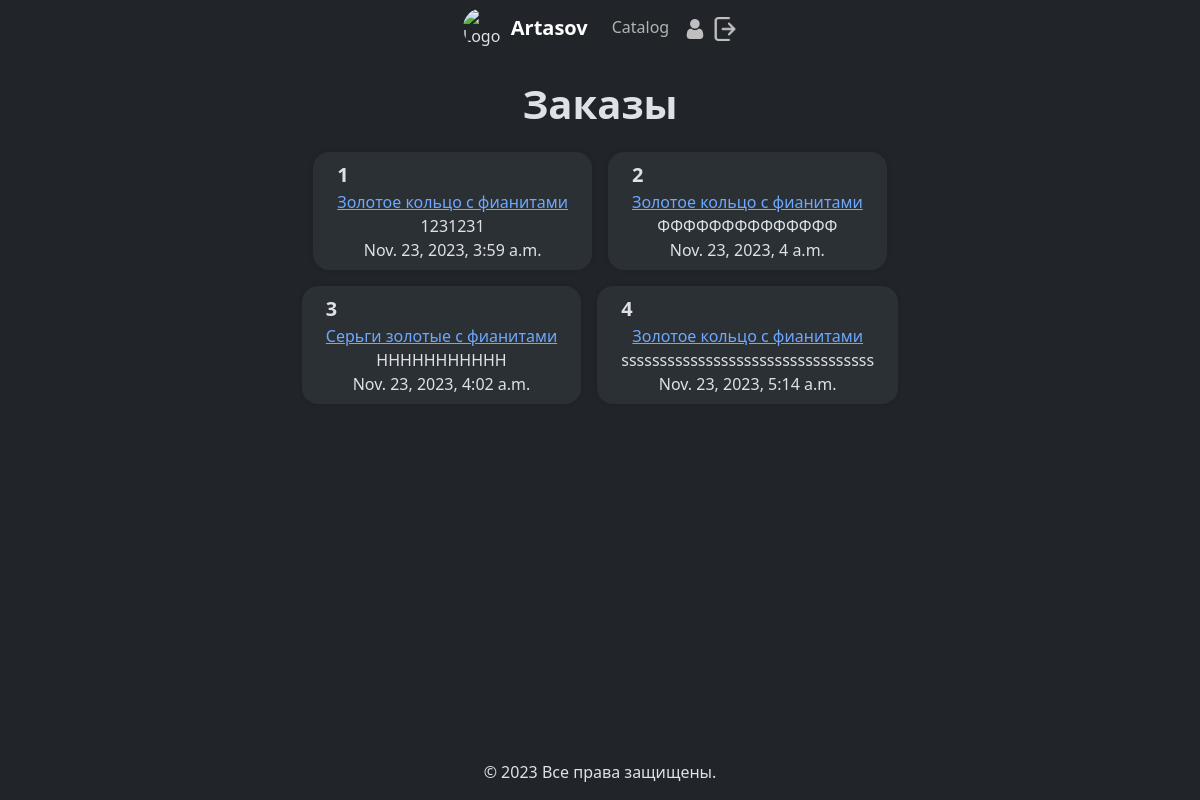
The page /shop/orders/ (signed in) on the database as committed earlier.
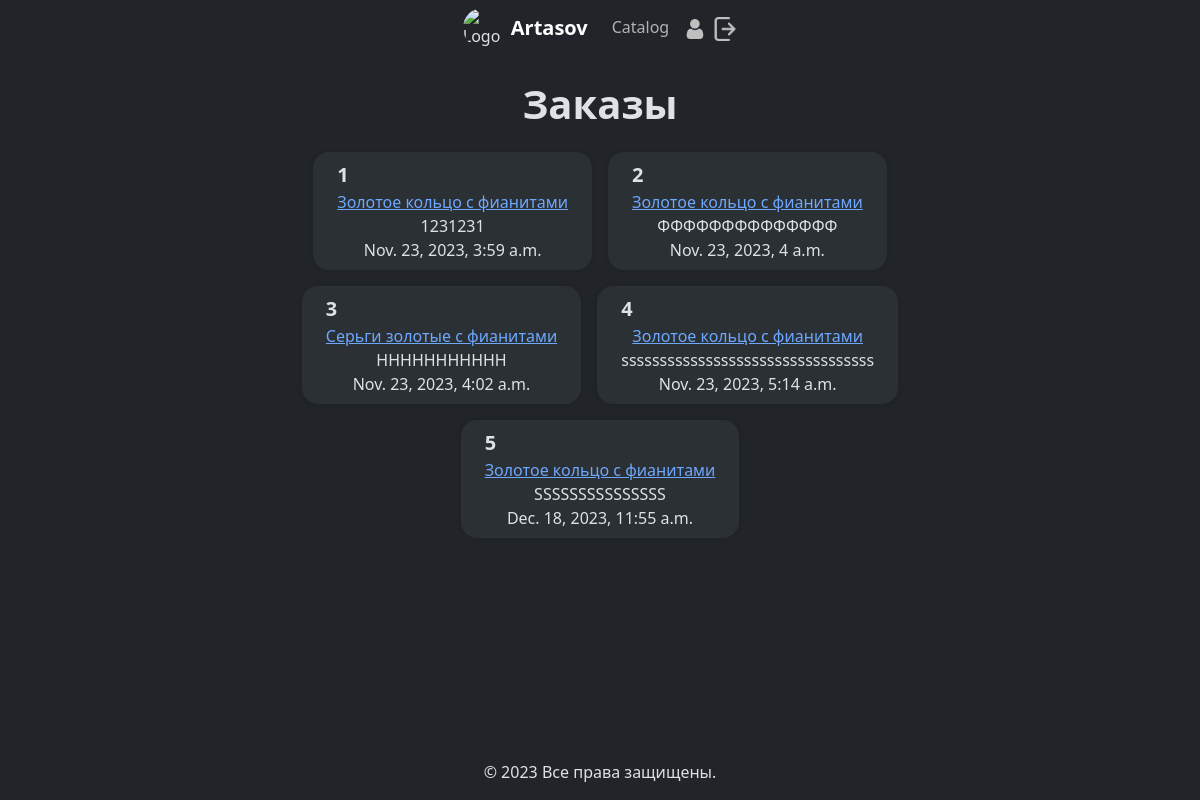
The same page on the database as committed later.
### shop/models.py (models this page shows)
class Order(models.Model):
    product = models.ForeignKey(Product, on_delete=models.SET_NULL, null=True)
    delivery_address = models.CharField(max_length=255)
    created_at = models.DateTimeField(auto_now_add=True)

class Product(models.Model):
    name = models.CharField(max_length=100)
    image = models.ImageField(upload_to='images/Product/')
    desc = models.TextField(blank=True)
    price = models.FloatField()
    discount = models.PositiveIntegerField(default=0)
    rating = models.PositiveIntegerField()
    stock = models.PositiveIntegerField()
    is_available = models.BooleanField(default=True)

### shop/views.py (the view)
# urls.py: path('orders/', orders, name='orders'),
def orders(request):
    orders_ = Order.objects.all()
    return render(request, 'shop/orders.html', {'orders': orders_})

### shop/templates/shop/orders.html (shortened to what this page needs)
{% extends 'Core/base.html' %}
{% load static %}
{% block content %}
    <h1 class="text-body text-center fw-bold mb-4">Заказы</h1>
    <div class="d-flex gap-3 flex-wrap justify-content-center mx-auto"
         style="max-width: 800px;">
        {% for order in orders %}
            <div class="d-flex flex-column text-center border-0 rounded-4 text-nowrap px-4 py-2 bg-body-tertiary"
                 style="width: min-content; box-shadow: 0 0 5px #00000022;">
                <span class="align-self-start fw-bold fs-5">{{ order.id }}</span>
                <a href="{% url 'product_detail' product_id=order.product.id %}">
                    {{ order.product.name }}
                </a>
                <span>{{ order.delivery_address|truncatewords:6 }}</span>
                <span>{{ order.created_at }}</span>
            </div>
        {% endfor %}
    </div>
{% endblock %}

Rows that differ between the two databases and show on the page:
added Order: id "5", product.name "Золотое кольцо с фианитами", delivery_address "SSSSSSSSSSSSSSS", created_at "Dec. 18, 2023, 11:55 a.m."
